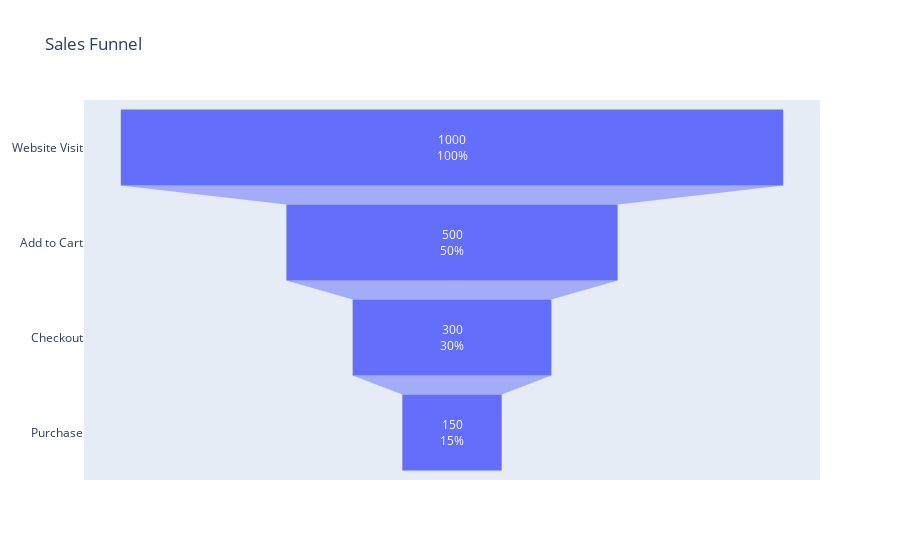

Notebook code cell kept with this figure:
### Code cell
fig = go.Figure(go.Funnel(
    y = ["Website Visit", "Add to Cart", "Checkout", "Purchase"],
    x = [1000, 500, 300, 150],
    textinfo = "value+percent initial"
))

fig.update_layout(title="Sales Funnel")
fig.show()

### Figure 1 — Plotly figure (JSON) as saved in the notebook; plotly's stock layout.template omitted (floating-point values rounded to 4 significant figures)
{"data": [{"textinfo": "value+percent initial", "type": "funnel", "x": [1000, 500, 300, 150], "y": ["Website Visit", "Add to Cart", "Checkout", "Purchase"]}], "layout": {"title": {"text": "Sales Funnel"}}}
